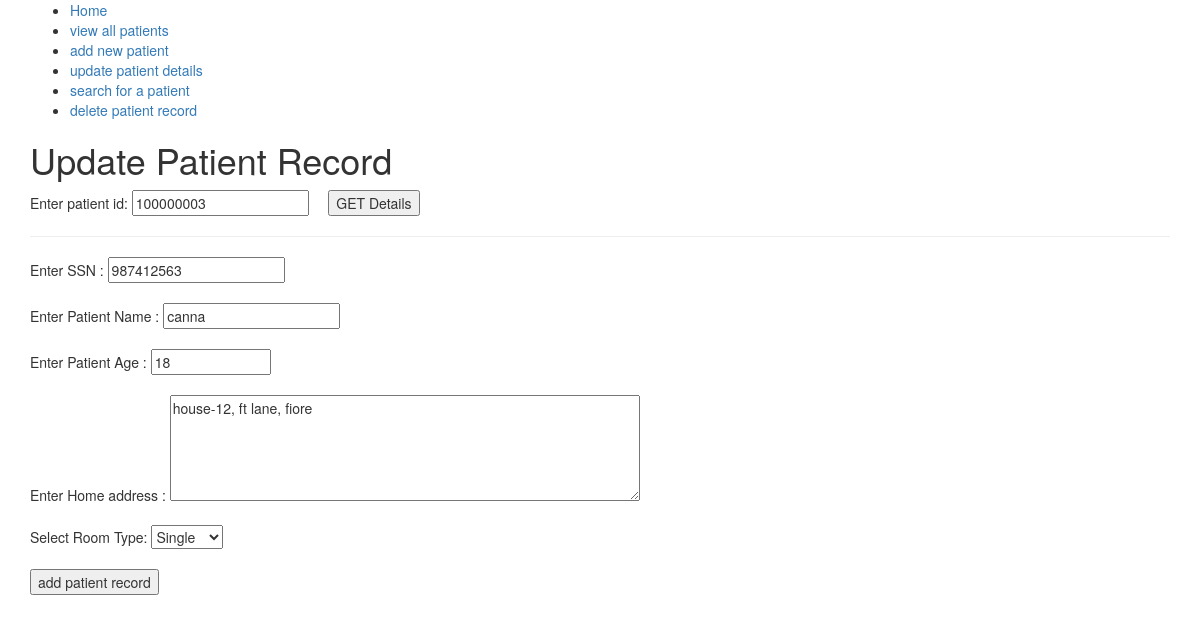
Page /updateDetails?id=100000003 (signed in) on the committed database.
### tables this page shows
CREATE TABLE patients (
		ws_ssn INTEGER UNIQUE,
		ws_pat_id INTEGER PRIMARY KEY AUTOINCREMENT,
		ws_pat_name TEXT NOT NULL,
		ws_adrs TEXT NOT NULL,
		ws_age INTEGER NOT NULL,
		ws_doj TEXT NOT NULL,
		ws_rtype TEXT,
		ws_status INTEGER DEFAULT 1
	);

### app.py (the view, shortened to what this page needs)
@app.route('/updateDetails', methods=['POST','GET'])
def update():
	conn = sqlite3.connect("hospital.db")
	cur = conn.cursor()
	if 'loggedInUserId' in request.cookies:
		if request.method == 'GET':
			if request.args.get('id'):
				patient_id = request.args.get('id')
				cur.execute("SELECT * FROM patients WHERE ws_pat_id=?;",(patient_id,))
				patient_details = cur.fetchone()
				cur.close()
				conn.close()
				if patient_details is None:
					return "<h1> no such records found! </h1>"
				return render_template("updatePatientDetails.html",pageTitle="update patient details",id_editable=False,patient_details=patient_details,data_set=True)
		return render_template("updatePatientDetails.html",pageTitle="update patient details",data_set=False)
	return redirect(url_for('login'))

### templates/updatePatientDetails.html (shortened to what this page needs)
{% extends "base.html" %}
{% block body %}
{% include "include/navbar.html" %}
<h1>Update Patient Record</h1>
<form method="GET">
	Enter patient id: <input type="text" pattern="[0-9]{9}" name="id" placeholder="enter patient id" {% if data_set %} value="{{patient_details[1]}}" {% endif %} required /> &nbsp;
	<input type="submit" name="up_patient_id_sunbmit_btn" value="GET Details" />
</form>
<hr />
{% if not data_set %}
<form method="POST" action="">
	Enter SSN : <input type="text" name="p_ssn" pattern="[0-9]{9}" placeholder="enter SSN" required /> <br /><br />
	Enter Patient Name : <input type="text" name="p_name" pattern="[A-Z a-z]{3,}" placeholder="enter patient name"
		required /> <br /><br />
	Enter Patient Age : <input type="number" name="p_age" placeholder="enter patient age" min="1" max="130"
		style="width: 120px;" required /><br /><br />
	Enter Home address : <textarea name="p_addr" placeholder="enter address" rows="5" cols="60" required></textarea>
	<br /><br />
	Select Room Type:
	<select name="p_rtype" required>
		<option value="" selected>Select</option>
		<option value="General">General</option>
		<option value="Semi">Semi</option>
		<option value="Single">Single</option>
	</select>
	<br><br>
	<input type="submit" value="add patient record" />
</form>
{% else %}
<form method="POST" action="/updateDetails">
	Enter SSN : <input type="text" name="p_ssn" pattern="[0-9]{9}" value="{{patient_details[0]}}" placeholder="enter SSN" required /> <br /><br />
	Enter Patient Name : <input type="text" name="p_name" value="{{patient_details[2]}}" pattern="[A-Z a-z]{3,}" placeholder="enter patient name"
		required /> <br /><br />
	Enter Patient Age : <input type="number" name="p_age" value="{{patient_details[4]}}" placeholder="enter patient age" min="1" max="130"
		style="width: 120px;" required /><br /><br />
	Enter Home address : <textarea name="p_addr" placeholder="enter address" rows="5" cols="60" required>{{patient_details[3]}}</textarea>
	<br /><br />
	Select Room Type:
	<select name="p_rtype" required>
		{% if patient_details[6] == 'Single' %}
			<option value="Single" selected>Single</option>
		{% else %}
			<option value="Single">Single</option>
		{% endif %}
	</select>
	<br><br>
	<input type="submit" value="add patient record" />
</form>
{% endif %}
{% endblock %}

### rows in the picture
patients: id "100000003", p_ssn "987412563", p_name "canna", p_age "18", p_addr "house-12, ft lane, fiore", p_rtype "Single"
